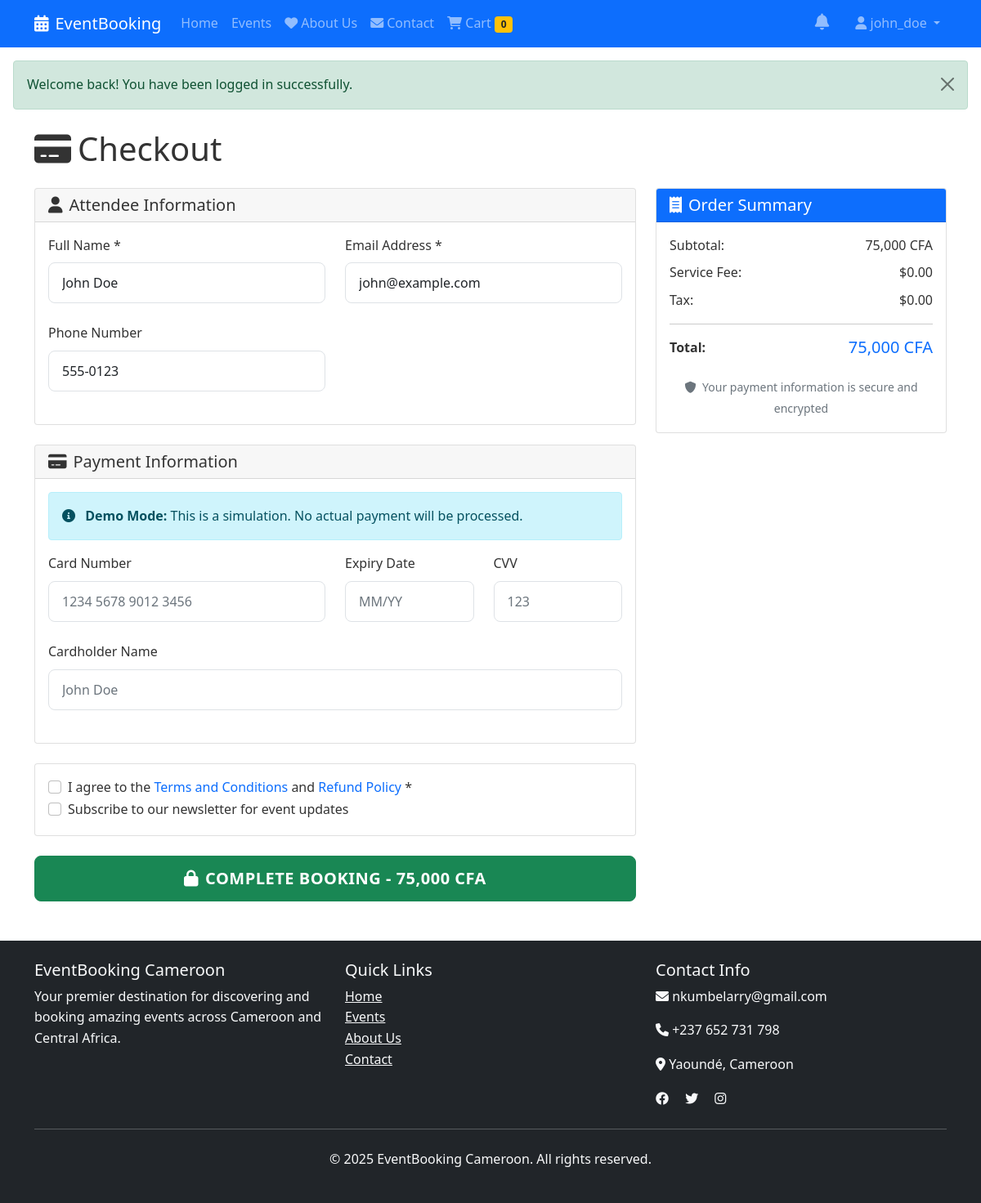
The page /checkout.php?event_id=1 (signed in) on the database its author committed.
### tables this page shows
CREATE TABLE users (
    id INT AUTO_INCREMENT PRIMARY KEY,
    username VARCHAR(50) UNIQUE NOT NULL,
    email VARCHAR(100) UNIQUE NOT NULL,
    password VARCHAR(255) NOT NULL,
    first_name VARCHAR(50) NOT NULL,
    last_name VARCHAR(50) NOT NULL,
    phone VARCHAR(20),
    address TEXT,
    created_at TIMESTAMP DEFAULT CURRENT_TIMESTAMP,
    updated_at TIMESTAMP DEFAULT CURRENT_TIMESTAMP ON UPDATE CURRENT_TIMESTAMP
);

CREATE TABLE events (
    id INT AUTO_INCREMENT PRIMARY KEY,
    name VARCHAR(200) NOT NULL,
    description TEXT,
    date DATE NOT NULL,
    time TIME NOT NULL,
    venue VARCHAR(200) NOT NULL,
    location VARCHAR(200) NOT NULL,
    organizer VARCHAR(100) NOT NULL,
    organizer_contact VARCHAR(100),
    image VARCHAR(255),
    price DECIMAL(10,2) NOT NULL,
    available_tickets INT NOT NULL,
    total_tickets INT NOT NULL,
    status ENUM('active', 'inactive', 'cancelled') DEFAULT 'active',
    created_at TIMESTAMP DEFAULT CURRENT_TIMESTAMP,
    updated_at TIMESTAMP DEFAULT CURRENT_TIMESTAMP ON UPDATE CURRENT_TIMESTAMP
);

### includes/functions.php (called while the page is built, shortened)
<?php
function getCurrentUser() {
    $pdo = getDBConnection();
    $stmt = $pdo->prepare("SELECT * FROM users WHERE id = ?");
    $stmt->execute([$_SESSION['user_id']]);
    return $stmt->fetch();
}
function getEventById($id) {
    $pdo = getDBConnection();
    $stmt = $pdo->prepare("SELECT * FROM events WHERE id = ? AND status = 'active'");
    $stmt->execute([$id]);
    return $stmt->fetch();
}
function formatPrice($price) {
    return number_format($price, 0) . ' CFA';
}
?>

### checkout.php (the view, shortened to what this page needs)
<?php
require_once 'includes/functions.php';
$total = 0;
if (isset($_GET['event_id'])) {
    $eventId = $_GET['event_id'];
    $quantity = $_GET['quantity'] ?? 1;
    $event = getEventById($eventId);
    if ($event) {
        $total = $event['price'] * $quantity;
    }
} else {
    $cartItems = getCartItems($_SESSION['user_id']);
    $total = getCartTotal($_SESSION['user_id']);
}
$user = getCurrentUser();
?>
<?php include 'includes/header.php'; ?>
<div class="container my-4">
    <div class="row">
        <div class="col-12">
            <h1 class="mb-4">
                <i class="fas fa-credit-card me-2"></i>Checkout
            </h1>
        </div>
    </div>
    <div class="row">
        <div class="col-lg-8">
            <form method="POST" id="checkout-form">
                <div class="card mb-4">
                    <div class="card-header">
                        <h5 class="mb-0">
                            <i class="fas fa-user me-2"></i>Attendee Information
                        </h5>
                    </div>
                    <div class="card-body">
                        <div class="row">
                            <div class="col-md-6">
                                <div class="form-group">
                                    <label for="attendee_name" class="form-label">Full Name *</label>
                                    <input type="text" class="form-control" id="attendee_name" name="attendee_name"
                                           value="<?php echo htmlspecialchars($user['first_name'] . ' ' . $user['last_name']); ?>"
                                           required>
                                </div>
                            </div>
                            <div class="col-md-6">
                                <div class="form-group">
                                    <label for="attendee_email" class="form-label">Email Address *</label>
                                    <input type="email" class="form-control" id="attendee_email" name="attendee_email"
                                           value="<?php echo htmlspecialchars($user['email']); ?>"
                                           required>
                                </div>
                            </div>
                        </div>
                        <div class="row">
                            <div class="col-md-6">
                                <div class="form-group">
                                    <label for="attendee_phone" class="form-label">Phone Number</label>
                                    <input type="tel" class="form-control" id="attendee_phone" name="attendee_phone"
                                           value="<?php echo htmlspecialchars($user['phone']); ?>">
                                </div>
                            </div>
                        </div>
                    </div>
                </div>
                <div class="card mb-4">
                    <div class="card-header">
                        <h5 class="mb-0">
                            <i class="fas fa-credit-card me-2"></i>Payment Information
                        </h5>
                    </div>
                    <div class="card-body">
                        <div class="alert alert-info">
                            <i class="fas fa-info-circle me-2"></i>
                            <strong>Demo Mode:</strong> This is a simulation. No actual payment will be processed.
                        </div>
                        <div class="row">
                            <div class="col-md-6">
                                <div class="form-group">
                                    <label for="card_number" class="form-label">Card Number</label>
                                    <input type="text" class="form-control" id="card_number"
                                           placeholder="1234 5678 9012 3456" maxlength="19">
                                </div>
                            </div>
                            <div class="col-md-3">
                                <div class="form-group">
                                    <label for="expiry" class="form-label">Expiry Date</label>
                                    <input type="text" class="form-control" id="expiry"
                                           placeholder="MM/YY" maxlength="5">
                                </div>
                            </div>
                            <div class="col-md-3">
                                <div class="form-group">
                                    <label for="cvv" class="form-label">CVV</label>
                                    <input type="text" class="form-control" id="cvv"
                                           placeholder="123" maxlength="4">
                                </div>
                            </div>
                        </div>
                        <div class="form-group">
                            <label for="card_name" class="form-label">Cardholder Name</label>
                            <input type="text" class="form-control" id="card_name"
                                   placeholder="John Doe">
                        </div>
                    </div>
                </div>
                <div class="card mb-4">
                    <div class="card-body">
                        <div class="form-check">
                            <input class="form-check-input" type="checkbox" id="terms" name="terms" required>
                            <label class="form-check-label" for="terms">
                                I agree to the <a href="#" class="text-decoration-none">Terms and Conditions</a>
                                and <a href="#" class="text-decoration-none">Refund Policy</a> *
                            </label>
                        </div>
                        <div class="form-check">
                            <input class="form-check-input" type="checkbox" id="newsletter" name="newsletter">
                            <label class="form-check-label" for="newsletter">
                                Subscribe to our newsletter for event updates
                            </label>
                        </div>
                    </div>
                </div>
                <button type="submit" class="btn btn-success btn-lg w-100">
                    <i class="fas fa-lock me-2"></i>Complete Booking - <?php echo formatPrice($total); ?>
                </button>
            </form>
        </div>
        <div class="col-lg-4">
            <div class="card sticky-top" style="top: 20px;">
                <div class="card-header bg-primary text-white">
                    <h5 class="mb-0">
                        <i class="fas fa-receipt me-2"></i>Order Summary
                    </h5>
                </div>
                <div class="card-body">
                    <div class="d-flex justify-content-between mb-2">
                        <span>Subtotal:</span>
                        <span><?php echo formatPrice($total); ?></span>
                    </div>
                    <div class="d-flex justify-content-between mb-2">
                        <span>Service Fee:</span>
                        <span>$0.00</span>
                    </div>
                    <div class="d-flex justify-content-between mb-3">
                        <span>Tax:</span>
                        <span>$0.00</span>
                    </div>
                    <hr>
                    <div class="d-flex justify-content-between mb-3">
                        <strong>Total:</strong>
                        <strong class="text-primary h5"><?php echo formatPrice($total); ?></strong>
                    </div>
                    <div class="text-center">
                        <small class="text-muted">
                            <i class="fas fa-shield-alt me-1"></i>
                            Your payment information is secure and encrypted
                        </small>
                    </div>
                </div>
            </div>
        </div>
    </div>
</div>
<?php include 'includes/footer.php'; ?>

### css/style.css (style rules this page uses)
:root { --primary-color: #0d6efd; --secondary-color: #6c757d; --success-color: #198754; --danger-color: #dc3545; --warning-color: #ffc107; --info-color: #0dcaf0; --light-color: #f8f9fa; --dark-color: #212529; }
body { font-family: 'Segoe UI', Tahoma, Geneva, Verdana, sans-serif; line-height: 1.6; color: #333; }
.form-group { margin-bottom: 1.5rem; }
.form-control { border-radius: 8px; border: 1px solid #dee2e6; padding: 0.75rem 1rem; font-size: 1rem; }
.btn { border-radius: 8px; padding: 0.75rem 1.5rem; font-weight: 600; text-transform: uppercase; letter-spacing: 0.5px; transition: all 0.3s ease; }

### rows shown on the page
users: attendee_name "John Doe", attendee_email "john@example.com", attendee_phone "555-0123"
events: price "75,000 CFA"

### other values the page prints
count($cartItems) "0"
$_SESSION['username'] "john_doe"
$_SESSION['success_message'] "Welcome back! You have been logged in successfully."
